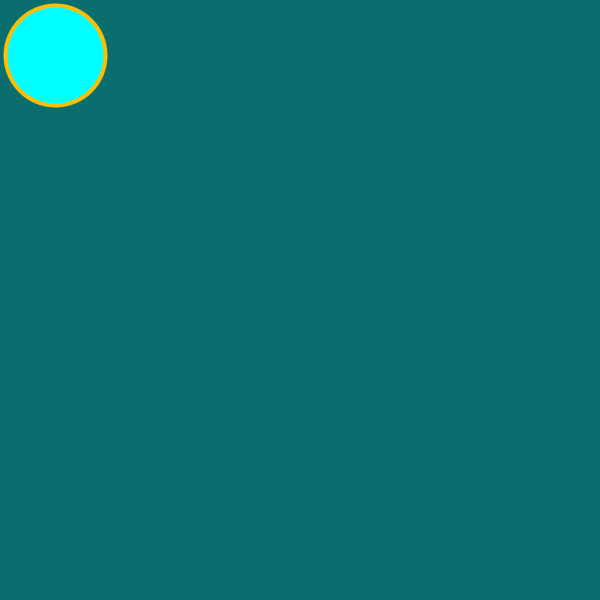
Frame 1 (no input)
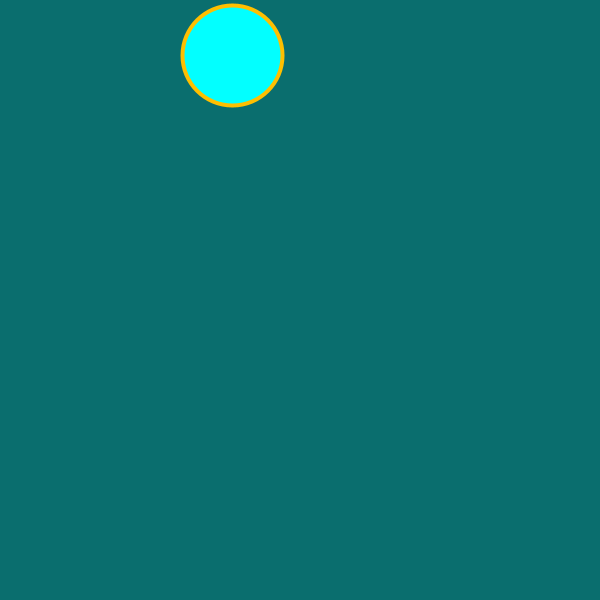
Frame 60 (the mouse pressed at the canvas centre just before this capture)
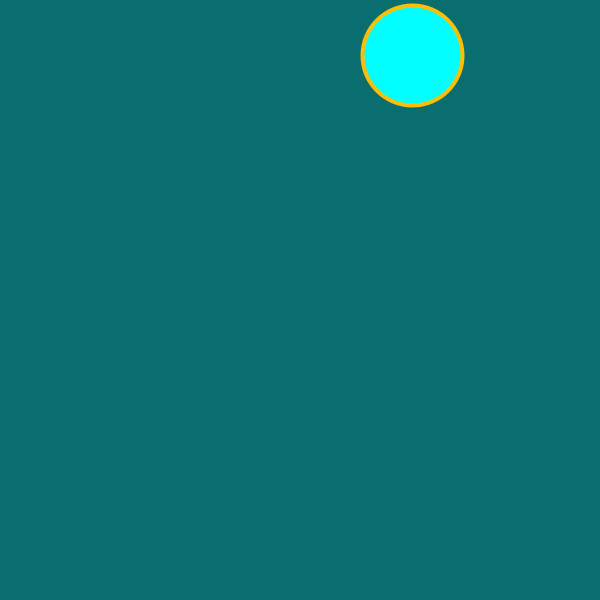
Frame 120 (the mouse held since frame 60 and released just before this capture)

The Processing sketch that drew these frames (run headless with seeded random() and noise(); from frame 60 on, the mouse is pressed at the canvas centre):

// Processing sketch: Session_3___Exercise_3
// ── Session_3___Exercise_3.pde
void setup(){
  // Set canvas size
  size(600, 600);
  
  // Set border thickness for all shapes
  strokeWeight(4);
  
  // Set canvas color
  background(10, 110, 110);
  
  // Set shape color
  fill(2, 255, 255);
  
  // Set border color
  stroke(255, 191, 0);
}

// 0,0 _______________ width,0
//  |                      |
//  |                      |
//  |                      |
//  |                      |
// 0,height __________ width,height

int xPosition = 55;
int yPosition = 55;
int xSpeed = 3;
int ySpeed = 0;

void draw(){
  
  // Erase previous circle
  background(10, 110, 110);

  // Draw circle
  ellipse(xPosition, yPosition, 100, 100); //<>//
  
  // Move circle to the right
  if (xPosition <= (width - 55) && yPosition <= 55){
    xSpeed = 3;
    ySpeed = 0;
  }
  
  // Move circle down
  if (xPosition >= (width - 55) && yPosition <= 55){
    xSpeed = 0;
    ySpeed = 3;
  }
  
  // Move circle to the left
  if (xPosition >= (width - 55) && yPosition >= (height - 55)){
    xSpeed = -3;
    ySpeed = 0;
  }
  
  // Move circle up
  if (xPosition <= 55 && yPosition >= (height - 55)){
    xSpeed = 0;
    ySpeed = -3;
  } //<>//
  
  xPosition += xSpeed;
  yPosition += ySpeed;
}
